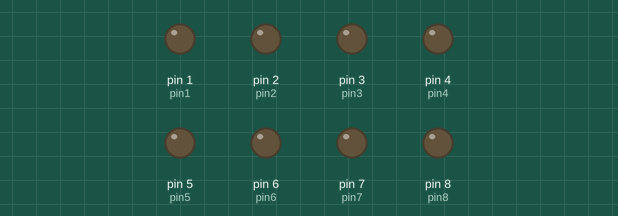
This sketch was run on a simulated Arduino Uno, built with avr-gcc and run on an emulated ATmega328P. Parts: output pins drawn as LEDs (lit = HIGH).

Above: at 0.29 s.
At 0.99 s:
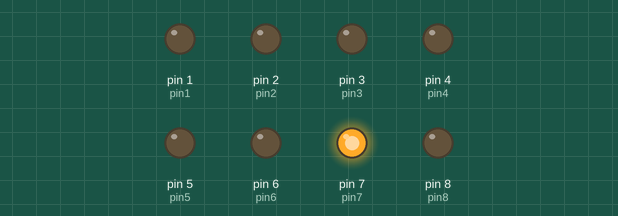
At 1.59 s:
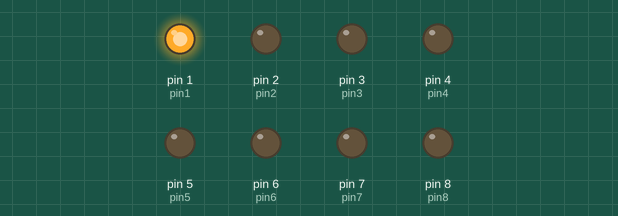
At 2.39 s:
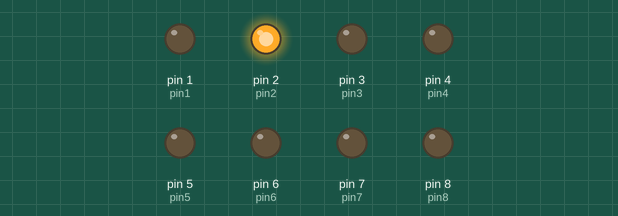
At 3.01 s:
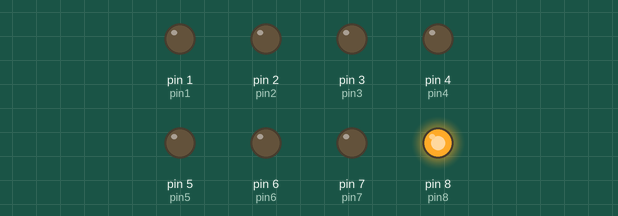
At 4.78 s:
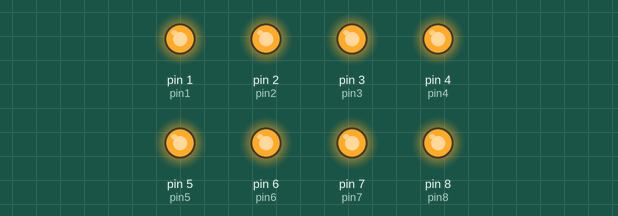
Timing chart, 0 to 5.3 s (numbered marks = the images above):
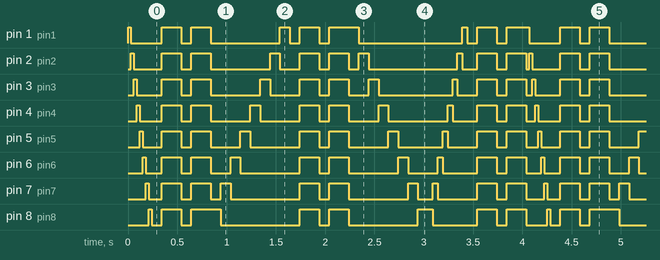

Measured:
- by itself, pin 1 (pin1): repeats every 4.0 s: LOW 0.31 s, HIGH 0.20 s, LOW 0.10 s, HIGH 0.20 s, LOW 0.70 s, HIGH 0.10 s, LOW 0.10 s, HIGH 0.20 s, LOW 0.10 s, HIGH 0.30 s, LOW 1.1 s, HIGH 0.05 s, LOW 0.10 s, HIGH 0.20 s, LOW 0.10 s, HIGH 0.23 s
- by itself, pin 8 (pin8): repeats every 4.0 s: LOW 0.10 s, HIGH 0.20 s, LOW 0.10 s, HIGH 0.30 s, LOW 0.80 s, HIGH 0.20 s, LOW 0.10 s, HIGH 0.20 s, LOW 0.70 s, HIGH 0.15 s, LOW 0.45 s, HIGH 0.20 s, LOW 0.10 s, HIGH 0.20 s, LOW 0.21 s, HIGH 0.03 s
- by itself, everything shown: repeats every 4.0 s, in 36 steps

The sketch:

rele_modulo1.ino
```cpp
#define pin1 1
#define pin2 2
#define pin3 3
#define pin4 4
#define pin5 5
#define pin6 6
#define pin7 7
#define pin8 8
int pinos[]={pin1,pin2,pin3,pin4,pin5,pin6,pin7,pin8};
int espera = 100;

void apaga1(int rele, int tempo){
  for(int saida=0;saida<=7;saida++){
    if(saida==rele-1){
      digitalWrite(pinos[saida],HIGH);
      }else{
        digitalWrite(pinos[saida],LOW);
        }
    }
    delay(tempo);
  }

void apagaTodas(){
  for (int saida=0;saida<=7;saida++){
    digitalWrite(pinos[saida],HIGH);
    }
  }

void acendeTodas(){
    for (int saida=0;saida<=7;saida++){
    digitalWrite(pinos[saida],LOW);
    }
  };

  void apagaSubindo(int tempo){
    for(int rele=1;rele<=8;rele++){
      apaga1(rele, tempo);
    }
    }

  void apagaDescendo(int tempo){
    for(int rele=8;rele>=1;rele--){
      apaga1(rele, tempo);
    }
    }
void pisca(){
  acendeTodas();
delay (espera);
apagaTodas();
delay (2*espera);
acendeTodas();
delay (espera);
apagaTodas();
delay (2*espera);
}

void setup() {
  // put your setup code here, to run once:

  for(int pino =0;pino<=7;pino++){
    pinMode(pinos[pino],OUTPUT);
  }

}

void loop() {
  // put your main code here, to run repeatedly:

apagaSubindo(30);
pisca();
apagaDescendo(100);
pisca();
apagaSubindo(100);
apagaDescendo(50);
pisca();
}
```
